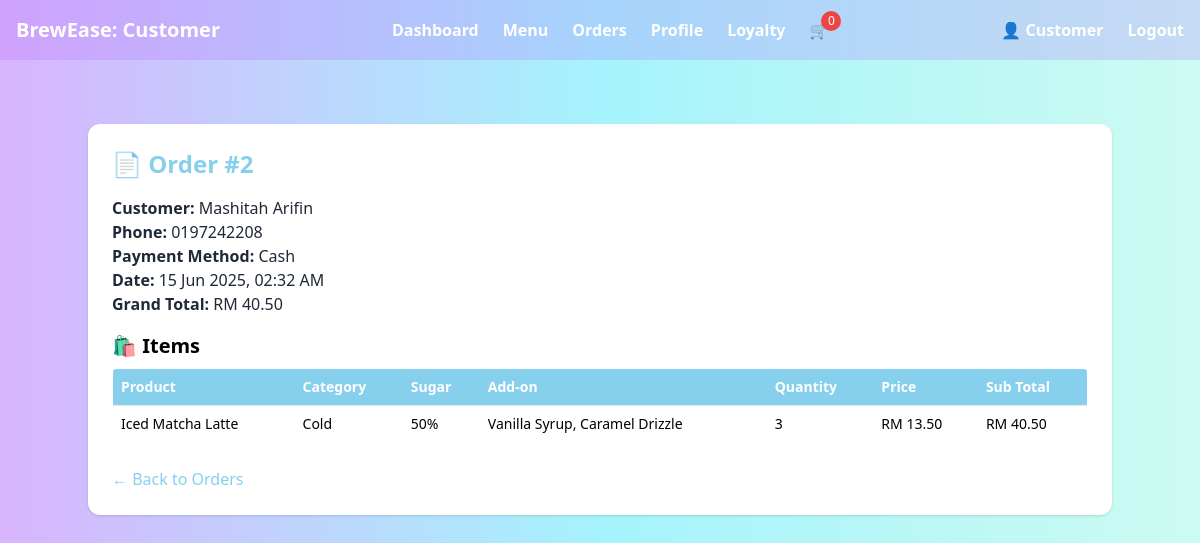
Screenshot of /customer/order_details.php?id=2 (signed in) with the database file from the repository.
### tables this page shows
CREATE TABLE `orders` (
  `id` int(11) NOT NULL,
  `customer_id` int(11) NOT NULL,
  `customer_name` varchar(100) NOT NULL,
  `phone` varchar(20) NOT NULL,
  `payment_method` varchar(50) DEFAULT NULL,
  `total_price` decimal(10,2) NOT NULL,
  `created_at` timestamp NOT NULL DEFAULT current_timestamp(),
  `status` varchar(50) DEFAULT 'Preparing'
);

CREATE TABLE `order_items` (
  `id` int(11) NOT NULL,
  `order_id` int(11) NOT NULL,
  `product_id` int(11) NOT NULL,
  `product_name` varchar(255) DEFAULT NULL,
  `price` decimal(10,2) NOT NULL,
  `quantity` int(11) NOT NULL,
  `type` varchar(50) DEFAULT NULL,
  `sugar` varchar(50) DEFAULT NULL,
  `addon` varchar(255) DEFAULT NULL
);

### customer/order_details.php (the view, shortened to what this page needs)
<?php
include 'header.php';
require_once '../config.php';
$order_id = intval($_GET["id"]);
$customer_id = $_SESSION["customer_id"];
$stmt = $conn->prepare("SELECT * FROM orders WHERE id = ? AND customer_id = ?");
$stmt->bind_param("ii", $order_id, $customer_id);
$stmt->execute();
$order_result = $stmt->get_result();
$order = $order_result->fetch_assoc();
$item_stmt = $conn->prepare("SELECT * FROM order_items WHERE order_id = ?");
$item_stmt->bind_param("i", $order_id);
$item_stmt->execute();
$item_result = $item_stmt->get_result();
$items = [];
while ($row = $item_result->fetch_assoc()) {
    $items[] = $row;
}
?>
<!DOCTYPE html>
<html lang="en">
<head>
    <script src="https://cdn.tailwindcss.com"></script>
</head>
<body class="bg-gray-100 min-h-screen p-6">
    <div class="max-w-5xl mx-auto bg-white p-6 rounded-xl shadow">
        <h1 class="text-2xl font-bold text-[#86CFED] mb-4">📄 Order #<?= $order_id ?></h1>
        <div class="mb-4 text-gray-800">
            <p><strong>Customer:</strong> <?= htmlspecialchars($order["customer_name"]) ?></p>
            <p><strong>Phone:</strong> <?= htmlspecialchars($order["phone"]) ?></p>
            <p><strong>Payment Method:</strong> <?= htmlspecialchars($order["payment_method"]) ?></p>
            <p><strong>Date:</strong> <?= date("d M Y, h:i A", strtotime($order["created_at"])) ?></p>
            <p><strong>Grand Total:</strong> RM <?= number_format($order["total_price"], 2) ?></p>
        </div>
        <h2 class="text-xl font-semibold mb-2">🛍️ Items</h2>
        <div class="overflow-x-auto">
            <table class="w-full text-sm text-left border rounded overflow-hidden">
                <thead style="background-color: #86CFED;" class="text-white">
                    <tr>
                        <th class="p-2">Product</th>
                        <th class="p-2">Category</th>
                        <th class="p-2">Sugar</th>
                        <th class="p-2">Add-on</th>
                        <th class="p-2">Quantity</th>
                        <th class="p-2">Price</th>
                        <th class="p-2">Sub Total</th>
                    </tr>
                </thead>
                <tbody>
                    <?php foreach ($items as $item): ?>
                        <tr class="border-t hover:bg-gray-50 transition">
                            <td class="p-2"><?= htmlspecialchars($item["product_name"]) ?></td>
                            <td class="p-2"><?= htmlspecialchars($item["type"]) ?></td>
                            <td class="p-2"><?= htmlspecialchars($item["sugar"]) ?></td>
                            <td class="p-2"><?= htmlspecialchars($item["addon"]) ?></td>
                            <td class="p-2"><?= $item["quantity"] ?></td>
                            <td class="p-2">RM <?= number_format($item["price"], 2) ?></td>
                            <td class="p-2">RM <?= number_format($item["price"] * $item["quantity"], 2) ?></td>
                        </tr>
                    <?php endforeach; ?>
                </tbody>
            </table>
        </div>
        <a href="orders.php" class="inline-block mt-6 text-[#86CFED] hover:font-bold font-medium">← Back to Orders</a>
    </div>
</body>
</html>

### rows the page displays
orders: customer_name "Mashitah Arifin", phone "0197242208", payment_method "Cash", created_at "15 Jun 2025, 02:32 AM", total_price "40.50"
order_items: product_name "Iced Matcha Latte", type "Cold", sugar "50%", addon "Vanilla Syrup, Caramel Drizzle", quantity "3", price "13.50", $item["price"] * $item["quantity"] "40.50"

### other values shown
$order_id "2"
